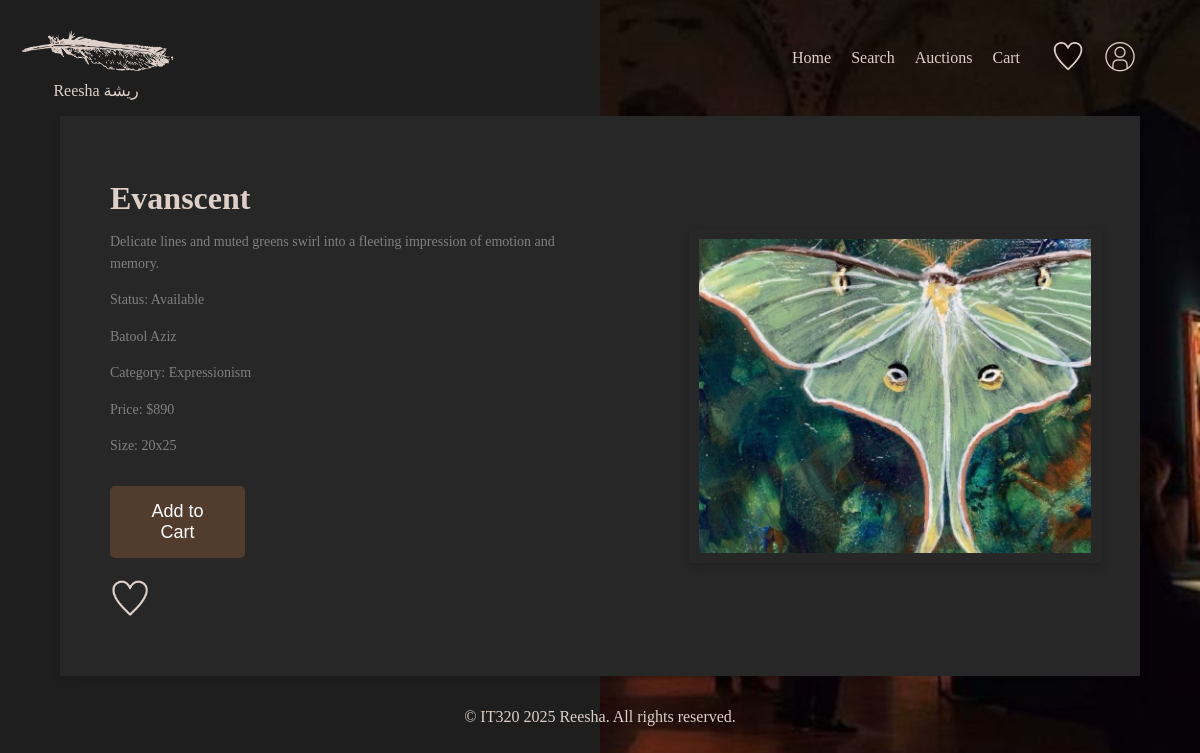
The page /ArtworkDetails/ArtworkDetails.php?id=2 (signed in) on the database its author committed.
### tables this page shows
CREATE TABLE `artwork` (
  `ArtworkID` int(11) NOT NULL,
  `UserID` varchar(255) NOT NULL,
  `UserName` varchar(255) NOT NULL,
  `Title` varchar(255) NOT NULL,
  `Description` text NOT NULL,
  `Category` varchar(255) NOT NULL,
  `Size` varchar(255) NOT NULL,
  `Price` decimal(10,0) NOT NULL,
  `ArtPic` varchar(255) NOT NULL,
  `Availability` varchar(10) DEFAULT 'Available',
  `ListingType` varchar(20) DEFAULT 'Marketplace'
);

### ArtworkDetails/ArtworkDetails.php (the view, shortened to what this page needs)
<!DOCTYPE html>
<?php
$host = "localhost";
$dbUser = "root";
$dbPass = "root";
$dbName = "reesha";
$conn = mysqli_connect($host, $dbUser, $dbPass, $dbName);
if (isset($_GET['id'])) {
    $artworkID = $_GET['id'];
    $artworkID = intval($artworkID);
    $sql = "SELECT * FROM artwork WHERE ArtworkID = $artworkID";
    $result = mysqli_query($conn, $sql);
    if (mysqli_num_rows($result) > 0) {
        $art = mysqli_fetch_assoc($result);
    } else {
        die("artwork not found");
    }
} else {
    die("no artwork selected");
}
?>
<!DOCTYPE html>
<html lang="ar">
<head>
    <link rel="stylesheet" href="ArtworkDetails.css">
</head>
<body>
<header>
    <div class="logo">
        <img src="../images/logo.png" alt="Reesha">
        <span>Reesha ريشة</span>
    </div>
    <nav>
        <ul class="nav-links">
            <li><a href="../Home/index.php">Home</a></li>
            <li><a href="../Search/Search.php">Search</a></li>
            <li><a href="../Auction/Auction.php">Auctions</a></li>
            <li><a href="../Cart/Cart.php">Cart</a></li>
        </ul>
        <div class="icons">
            <img src="../images/heart.png" alt="Wishlist" id="wishlist-header" onclick="window.location.href='../Wishlist/Wishlist.php'">
            <img src="../images/profile.png" alt="Profile" id="profile-header" onclick="window.location.href='../Profile/Profile.php'" >
        </div>
    </nav>
</header>
<main>
    <div class="container">
        <div class="left">
            <div class="content">
                <h1 id="art-title"><?= htmlspecialchars($art['Title']) ?></h1>
                <p><?= htmlspecialchars($art['Description']) ?></p>
                <p>Status: <?= htmlspecialchars($art['Availability']) ?></p>
                <p><?= htmlspecialchars($art['UserName']) ?></p>
                <p>Category: <?= htmlspecialchars($art['Category']) ?></p>
                <p id="price">Price: $<?= htmlspecialchars($art['Price']) ?></p>
                <p>Size: <?= htmlspecialchars($art['Size']) ?></p>
<div class="buttons-container">
    <form method="POST">
        <button type="submit" name="add_to_cart" class="add-to-cart">Add to Cart</button>
<button type="submit" name="add_to_wishlist" class="wishlist-btn">
    <img src="../images/heart.png" alt="Wishlist" class="wishlist-icon">
</button>
    </form>
</div>
            </div>
        </div>
        <div class="right">
            <div class="image-container">
                <img src="../images/<?= htmlspecialchars($art['ArtPic']) ?>" alt="Inner Image">
            </div>
        </div>
    </div>
</main>
<footer>
    <p>&copy; IT320 2025 Reesha. All rights reserved.</p>
</footer>
</body>
</html>

### ArtworkDetails/ArtworkDetails.css (style rules this page uses)
body { margin: 0; padding: 0; font-family: 'Playfair Display', serif; background: linear-gradient(to right, #1e1e1e 50%, transparent 50%), url('../images/museum.jpeg') center/cover no-repeat; background-size:cover; color: #ded0c8; }
main { box-sizing: border-box; display: flex; flex-direction: column; align-items: center; height: 35em; }
header, nav { display: flex; justify-content: space-between; align-items: center; padding: 1em; }
.logo { color: #ded0c8; display:flex; flex-direction:column; text-align:center; transition: transform 0.3s ease; }
.logo img { height:4em; width:10em; }
.logo span { font-size: 1em; }
nav ul { list-style: none; display: flex; gap: 20px; }
nav ul li a { text-decoration: none; color: #ded0c8; font-size: 16px; transition: color 0.3s; }
.icons { margin: 0 1em; padding:0.5em; }
.icons img { width: 2em; height: 2em; border-radius: 10px; padding:0 0.5em; transition: transform 0.3s ease; }
.container { display: flex; width: 90%; max-width: 1200px; height: 80vh; background: #272727; box-shadow: 0 4px 10px rgba(0, 0, 0, 0.1); position: relative; overflow: hidden; }
.left { width: 50%; background: #272727; padding: 50px; display: flex; flex-direction: column; justify-content: center; z-index: 2; }
.content h1 { font-size: 32px; margin: 10px 0; }
.content p { font-size: 14px; color: gray; line-height: 1.6; }
.right { width: 50%; position: relative; display: flex; align-items: center; justify-content: center; }
.image-container { position: relative; width: 80%; height: auto; background: #272727; box-shadow: 0 4px 10px rgba(0, 0, 0, 0.2); display: flex; align-items: center; justify-content: center; padding: 10px; }
.image-container img { width: 100%; height: auto; }
.add-to-cart { margin-top: 15px; padding: 15px 30px; background: #513c2e; border: none; color: white; font-size: 18px; cursor: pointer; border-radius: 5px; transition: 0.3s; margin-right:355px; }
.buttons-container { display: flex; justify-content: space-between; align-items: center; width: 100%; }
.wishlist-btn { background: transparent; border: none; padding: 0; cursor: pointer; margin-top: 20px; }
.wishlist-icon { width: 40px; height: 40px; object-fit: contain; }
footer { text-align: center; padding: 1em; }

### rows shown on the page
artwork: Title "Evanscent", Description "Delicate lines and muted greens swirl into a fleeting impression of emotion and memory.", Availability "Available", UserName "Batool Aziz", Category "Expressionism", Price "890", Size "20x25", ArtPic (picture)
